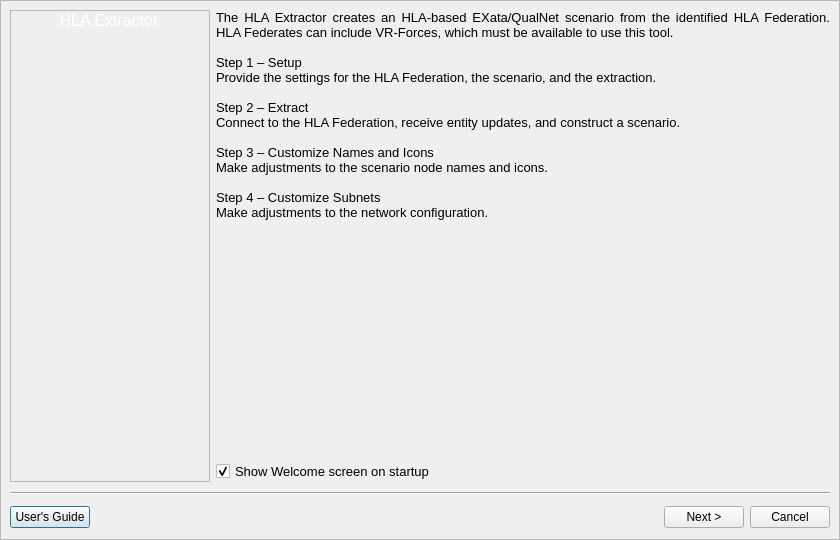
<?xml version="1.0" encoding="UTF-8"?>
<ui version="4.0">
 <class>Welcome</class>
 <widget class="QDialog" name="Welcome">
  <property name="geometry">
   <rect>
    <x>0</x>
    <y>0</y>
    <width>840</width>
    <height>540</height>
   </rect>
  </property>
  <property name="windowTitle">
   <string>HLA Extractor</string>
  </property>
  <layout class="QVBoxLayout">
   <property name="spacing">
    <number>0</number>
   </property>
   <property name="margin">
    <number>0</number>
   </property>
   <item>
    <widget class="QFrame" name="WizardBase">
     <property name="sizePolicy">
      <sizepolicy hsizetype="Expanding" vsizetype="Expanding">
       <horstretch>0</horstretch>
       <verstretch>0</verstretch>
      </sizepolicy>
     </property>
     <property name="frameShape">
      <enum>QFrame::StyledPanel</enum>
     </property>
     <property name="frameShadow">
      <enum>QFrame::Sunken</enum>
     </property>
     <layout class="QVBoxLayout">
      <item>
       <layout class="QHBoxLayout">
        <item>
         <widget class="GradientFrame" name="Frame">
          <property name="sizePolicy">
           <sizepolicy hsizetype="Fixed" vsizetype="Preferred">
            <horstretch>0</horstretch>
            <verstretch>0</verstretch>
           </sizepolicy>
          </property>
          <property name="minimumSize">
           <size>
            <width>200</width>
            <height>0</height>
           </size>
          </property>
          <property name="maximumSize">
           <size>
            <width>200</width>
            <height>16777215</height>
           </size>
          </property>
          <property name="font">
           <font>
            <pointsize>10</pointsize>
           </font>
          </property>
          <property name="windowTitle">
           <string>Frame</string>
          </property>
          <property name="frameShape">
           <enum>QFrame::StyledPanel</enum>
          </property>
          <property name="frameShadow">
           <enum>QFrame::Sunken</enum>
          </property>
          <property name="lineWidth">
           <number>0</number>
          </property>
          <layout class="QVBoxLayout" name="verticalLayout">
           <property name="margin">
            <number>0</number>
           </property>
           <item>
            <widget class="ShadowLabel" name="label_3">
             <property name="sizePolicy">
              <sizepolicy hsizetype="Fixed" vsizetype="Preferred">
               <horstretch>0</horstretch>
               <verstretch>0</verstretch>
              </sizepolicy>
             </property>
             <property name="minimumSize">
              <size>
               <width>196</width>
               <height>0</height>
              </size>
             </property>
             <property name="maximumSize">
              <size>
               <width>196</width>
               <height>16777215</height>
              </size>
             </property>
             <property name="palette">
              <palette>
               <active>
                <colorrole role="WindowText">
                 <brush brushstyle="SolidPattern">
                  <color alpha="255">
                   <red>255</red>
                   <green>255</green>
                   <blue>255</blue>
                  </color>
                 </brush>
                </colorrole>
               </active>
               <inactive>
                <colorrole role="WindowText">
                 <brush brushstyle="SolidPattern">
                  <color alpha="255">
                   <red>255</red>
                   <green>255</green>
                   <blue>255</blue>
                  </color>
                 </brush>
                </colorrole>
               </inactive>
               <disabled>
                <colorrole role="WindowText">
                 <brush brushstyle="SolidPattern">
                  <color alpha="255">
                   <red>106</red>
                   <green>104</green>
                   <blue>100</blue>
                  </color>
                 </brush>
                </colorrole>
               </disabled>
              </palette>
             </property>
             <property name="font">
              <font>
               <pointsize>12</pointsize>
              </font>
             </property>
             <property name="text">
              <string>HLA Extractor</string>
             </property>
             <property name="alignment">
              <set>Qt::AlignCenter</set>
             </property>
             <property name="wordWrap">
              <bool>true</bool>
             </property>
            </widget>
           </item>
           <item>
            <spacer name="verticalSpacer">
             <property name="orientation">
              <enum>Qt::Vertical</enum>
             </property>
             <property name="sizeHint" stdset="0">
              <size>
               <width>20</width>
               <height>40</height>
              </size>
             </property>
            </spacer>
           </item>
           <item>
            <widget class="QLabel" name="logo">
             <property name="sizePolicy">
              <sizepolicy hsizetype="Fixed" vsizetype="Preferred">
               <horstretch>0</horstretch>
               <verstretch>0</verstretch>
              </sizepolicy>
             </property>
             <property name="minimumSize">
              <size>
               <width>200</width>
               <height>0</height>
              </size>
             </property>
             <property name="maximumSize">
              <size>
               <width>200</width>
               <height>16777215</height>
              </size>
             </property>
             <property name="text">
              <string/>
             </property>
             <property name="pixmap">
              <pixmap resource="Extractor.qrc">:/background.png</pixmap>
             </property>
            </widget>
           </item>
          </layout>
         </widget>
        </item>
        <item>
         <layout class="QVBoxLayout">
          <item>
           <widget class="QLabel" name="label_2">
            <property name="font">
             <font>
              <pointsize>10</pointsize>
             </font>
            </property>
            <property name="text">
             <string>&lt;!DOCTYPE HTML PUBLIC &quot;-//W3C//DTD HTML 4.0//EN&quot; &quot;http://www.w3.org/TR/REC-html40/strict.dtd&quot;&gt;
&lt;html&gt;&lt;head&gt;&lt;meta name=&quot;qrichtext&quot; content=&quot;1&quot; /&gt;&lt;style type=&quot;text/css&quot;&gt;
p, li { white-space: pre-wrap; }
&lt;/style&gt;&lt;/head&gt;&lt;body style=&quot; font-family:'MS Shell Dlg 2'; font-size:10pt; font-weight:400; font-style:normal;&quot;&gt;
&lt;p style=&quot; margin-top:0px; margin-bottom:0px; margin-left:0px; margin-right:0px; -qt-block-indent:0; text-indent:0px;&quot;&gt;The HLA Extractor creates an HLA-based EXata/QualNet scenario from the identified HLA Federation. HLA Federates can include VR-Forces, which must be available to use this tool.&lt;/p&gt;
&lt;p style=&quot;-qt-paragraph-type:empty; margin-top:0px; margin-bottom:0px; margin-left:0px; margin-right:0px; -qt-block-indent:0; text-indent:0px;&quot;&gt;&lt;/p&gt;
&lt;p style=&quot; margin-top:0px; margin-bottom:0px; margin-left:0px; margin-right:0px; -qt-block-indent:0; text-indent:0px;&quot;&gt;Step 1 – Setup&lt;/p&gt;
&lt;p style=&quot; margin-top:0px; margin-bottom:0px; margin-left:0px; margin-right:0px; -qt-block-indent:0; text-indent:0px;&quot;&gt;Provide the settings for the HLA Federation, the scenario, and the extraction.&lt;/p&gt;
&lt;p style=&quot;-qt-paragraph-type:empty; margin-top:0px; margin-bottom:0px; margin-left:0px; margin-right:0px; -qt-block-indent:0; text-indent:0px;&quot;&gt;&lt;/p&gt;
&lt;p style=&quot; margin-top:0px; margin-bottom:0px; margin-left:0px; margin-right:0px; -qt-block-indent:0; text-indent:0px;&quot;&gt;Step 2 – Extract&lt;/p&gt;
&lt;p style=&quot; margin-top:0px; margin-bottom:0px; margin-left:0px; margin-right:0px; -qt-block-indent:0; text-indent:0px;&quot;&gt;Connect to the HLA Federation, receive entity updates, and construct a scenario.&lt;/p&gt;
&lt;p style=&quot;-qt-paragraph-type:empty; margin-top:0px; margin-bottom:0px; margin-left:0px; margin-right:0px; -qt-block-indent:0; text-indent:0px;&quot;&gt;&lt;/p&gt;
&lt;p style=&quot; margin-top:0px; margin-bottom:0px; margin-left:0px; margin-right:0px; -qt-block-indent:0; text-indent:0px;&quot;&gt;Step 3 – Customize Names and Icons&lt;/p&gt;
&lt;p style=&quot; margin-top:0px; margin-bottom:0px; margin-left:0px; margin-right:0px; -qt-block-indent:0; text-indent:0px;&quot;&gt;Make adjustments to the scenario node names and icons.&lt;/p&gt;
&lt;p style=&quot;-qt-paragraph-type:empty; margin-top:0px; margin-bottom:0px; margin-left:0px; margin-right:0px; -qt-block-indent:0; text-indent:0px;&quot;&gt;&lt;/p&gt;
&lt;p style=&quot; margin-top:0px; margin-bottom:0px; margin-left:0px; margin-right:0px; -qt-block-indent:0; text-indent:0px;&quot;&gt;Step 4 – Customize Subnets&lt;/p&gt;
&lt;p style=&quot; margin-top:0px; margin-bottom:0px; margin-left:0px; margin-right:0px; -qt-block-indent:0; text-indent:0px;&quot;&gt;Make adjustments to the network configuration.&lt;/p&gt;
&lt;p style=&quot;-qt-paragraph-type:empty; margin-top:0px; margin-bottom:0px; margin-left:0px; margin-right:0px; -qt-block-indent:0; text-indent:0px;&quot;&gt;&lt;/p&gt;&lt;/body&gt;&lt;/html&gt;</string>
            </property>
            <property name="alignment">
             <set>Qt::AlignJustify|Qt::AlignVCenter</set>
            </property>
            <property name="wordWrap">
             <bool>true</bool>
            </property>
           </widget>
          </item>
          <item>
           <spacer>
            <property name="orientation">
             <enum>Qt::Vertical</enum>
            </property>
            <property name="sizeHint" stdset="0">
             <size>
              <width>20</width>
              <height>40</height>
             </size>
            </property>
           </spacer>
          </item>
          <item>
           <widget class="QCheckBox" name="showWelcome">
            <property name="font">
             <font>
              <pointsize>10</pointsize>
             </font>
            </property>
            <property name="toolTip">
             <string>&lt;html&gt;&lt;head&gt;&lt;meta name=&quot;qrichtext&quot; content=&quot;1&quot; /&gt;&lt;style type=&quot;text/css&quot;&gt;
p, li { white-space: pre-wrap; }
&lt;/style&gt;&lt;/head&gt;&lt;body style=&quot; font-family:'MS Shell Dlg 2'; font-size:10pt; font-weight:400; font-style:normal;&quot;&gt;
&lt;p style=&quot; margin-top:0px; margin-bottom:0px; margin-left:0px; margin-right:0px; -qt-block-indent:0; text-indent:0px;&quot;&gt;If checked, the screen appears on startup&lt;/p&gt;&lt;/body&gt;&lt;/html&gt;</string>
            </property>
            <property name="text">
             <string>Show Welcome screen on startup</string>
            </property>
            <property name="checked">
             <bool>true</bool>
            </property>
           </widget>
          </item>
         </layout>
        </item>
       </layout>
      </item>
      <item>
       <widget class="Line" name="line">
        <property name="sizePolicy">
         <sizepolicy hsizetype="Expanding" vsizetype="Fixed">
          <horstretch>0</horstretch>
          <verstretch>0</verstretch>
         </sizepolicy>
        </property>
        <property name="minimumSize">
         <size>
          <width>10</width>
          <height>10</height>
         </size>
        </property>
        <property name="orientation">
         <enum>Qt::Horizontal</enum>
        </property>
       </widget>
      </item>
      <item>
       <layout class="QHBoxLayout">
        <item>
         <widget class="QPushButton" name="UsersGuide">
          <property name="toolTip">
           <string>&lt;html&gt;&lt;head&gt;&lt;meta name=&quot;qrichtext&quot; content=&quot;1&quot; /&gt;&lt;style type=&quot;text/css&quot;&gt;
p, li { white-space: pre-wrap; }
&lt;/style&gt;&lt;/head&gt;&lt;body style=&quot; font-family:'MS Shell Dlg 2'; font-size:8.25pt; font-weight:400; font-style:normal;&quot;&gt;
&lt;p style=&quot; margin-top:0px; margin-bottom:0px; margin-left:0px; margin-right:0px; -qt-block-indent:0; text-indent:0px; font-size:8pt;&quot;&gt;Open the HLA Extractor User's Guide&lt;/p&gt;&lt;/body&gt;&lt;/html&gt;</string>
          </property>
          <property name="text">
           <string>User's Guide</string>
          </property>
         </widget>
        </item>
        <item>
         <spacer>
          <property name="orientation">
           <enum>Qt::Horizontal</enum>
          </property>
          <property name="sizeHint" stdset="0">
           <size>
            <width>331</width>
            <height>26</height>
           </size>
          </property>
         </spacer>
        </item>
        <item>
         <widget class="QPushButton" name="Next">
          <property name="toolTip">
           <string>&lt;html&gt;&lt;head&gt;&lt;meta name=&quot;qrichtext&quot; content=&quot;1&quot; /&gt;&lt;style type=&quot;text/css&quot;&gt;
p, li { white-space: pre-wrap; }
&lt;/style&gt;&lt;/head&gt;&lt;body style=&quot; font-family:'MS Shell Dlg 2'; font-size:8.25pt; font-weight:400; font-style:normal;&quot;&gt;
&lt;p style=&quot; margin-top:0px; margin-bottom:0px; margin-left:0px; margin-right:0px; -qt-block-indent:0; text-indent:0px; font-size:8pt;&quot;&gt;Press Next to continue to the HLA Extractor Setup screen&lt;/p&gt;&lt;/body&gt;&lt;/html&gt;</string>
          </property>
          <property name="text">
           <string>Next &gt;</string>
          </property>
         </widget>
        </item>
        <item>
         <widget class="QPushButton" name="Cancel">
          <property name="toolTip">
           <string>&lt;html&gt;&lt;head&gt;&lt;meta name=&quot;qrichtext&quot; content=&quot;1&quot; /&gt;&lt;style type=&quot;text/css&quot;&gt;
p, li { white-space: pre-wrap; }
&lt;/style&gt;&lt;/head&gt;&lt;body style=&quot; font-family:'MS Shell Dlg 2'; font-size:8.25pt; font-weight:400; font-style:normal;&quot;&gt;
&lt;p style=&quot; margin-top:0px; margin-bottom:0px; margin-left:0px; margin-right:0px; -qt-block-indent:0; text-indent:0px; font-size:8pt;&quot;&gt;Press Cancel to exit the HLA Extractor&lt;/p&gt;&lt;/body&gt;&lt;/html&gt;</string>
          </property>
          <property name="text">
           <string>Cancel</string>
          </property>
         </widget>
        </item>
       </layout>
      </item>
     </layout>
    </widget>
   </item>
  </layout>
 </widget>
 <customwidgets>
  <customwidget>
   <class>GradientFrame</class>
   <extends>QFrame</extends>
   <header>GradientFrame.h</header>
   <container>1</container>
  </customwidget>
  <customwidget>
   <class>ShadowLabel</class>
   <extends>QLabel</extends>
   <header>GradientFrame.h</header>
  </customwidget>
 </customwidgets>
 <resources>
  <include location="Extractor.qrc"/>
 </resources>
 <connections/>
</ui>
